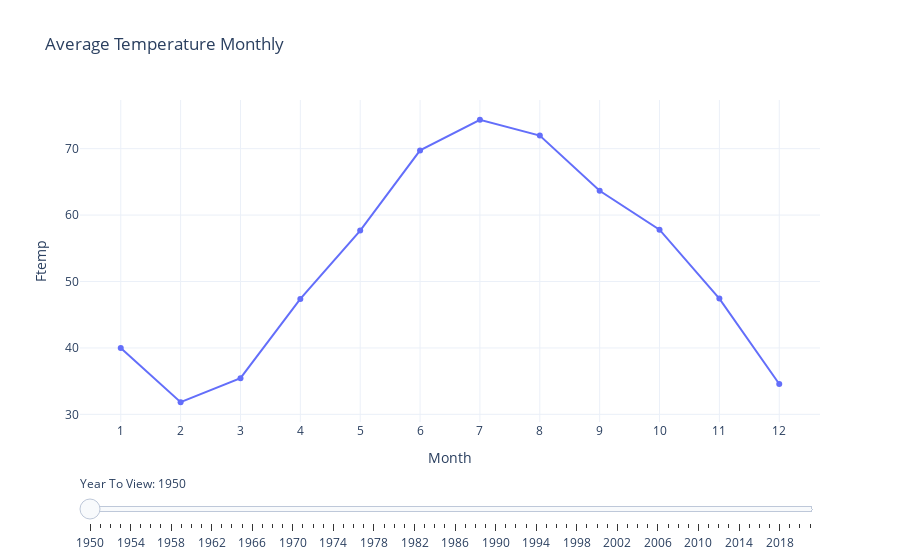

Write notebook code for a chart like this one.
### Code cell
all_years_data = {}
for year in range(weather_df.index.year.min(), weather_df.index.year.max() + 1):
    year_df = weather_df[weather_df.index.year == year]
    month_avg_temp = year_df['Ftemp'].resample('M').mean()
    all_years_data[year] = month_avg_temp

fig = go.Figure()

initial_year = weather_df.index.year.min()
initial_data = all_years_data[initial_year]

fig.add_trace(go.Scatter(x=initial_data.index.month, y=initial_data.values, mode='lines+markers', name='Average Month Temp'))

sliders = [{
    'steps': [],
    'currentvalue': {'prefix': 'Year To View: '},
    'pad': {'t': 50}
}]

for year, data in all_years_data.items():
    step = {
        'method': 'update',
        'args': [{'x': [data.index.month], 'y': [data.values]}],
        'label': str(year)
    }
    sliders[0]['steps'].append(step)

fig.update_layout(
    sliders=sliders,
    title='Average Temperature Monthly',
    xaxis=dict(title='Month', tickmode='array', tickvals=list(range(1, 13))),
    yaxis=dict(title='Ftemp'),
    template='plotly_white'
)

fig.show()

fig.write_html("avg_temp_year.html")

### Figure 1 — Plotly figure (JSON) as saved in the notebook; plotly's stock layout.template omitted (floating-point values rounded to 4 significant figures)
{"data": [{"mode": "lines+markers", "name": "Average Month Temp", "type": "scatter", "x": [1, 2, 3, 4, 5, 6, 7, 8, 9, 10, 11, 12], "y": [39.99, 31.84, 35.44, 47.38, 57.67, 69.74, 74.34, 71.97, 63.67, 57.8, 47.42, 34.57]}], "layout": {"sliders": [{"currentvalue": {"prefix": "Year To View: "}, "pad": {"t": 50}, "steps": [{"args": [{"x": [[1, 2, 3, 4, 5, 6, 7, 8, 9, 10, 11, 12]], "y": [[39.99, 31.84, 35.44, 47.38, 57.67, 69.74, 74.34, 71.97, 63.67, 57.8, 47.42, 34.57]]}], "label": "1950", "method": "update"}, {"args": [{"x": [[1, 2, 3, 4, 5, 6, 7, 8, 9, 10, 11, 12]], "y": [[34.43, 34.1, 40.91, 51.68, 62.06, 68.91, 75.5, 73.42, 67.13, 57.61, 42.1, 36.58]]}], "label": "1951", "method": "update"}, {"args": [{"x": [[1, 2, 3, 4, 5, 6, 7, 8, 9, 10, 11, 12]], "y": [[35.16, 34.73, 38.72, 53.22, 59.71, 72.67, 78.48, 73.75, 67.75, 53.43, 46.69, 37.64]]}], "label": "1952", "method": "update"}, {"args": [{"x": [[1, 2, 3, 4, 5, 6, 7, 8, 9, 10, 11, 12]], "y": [[35.73, 37.64, 41.85, 50.97, 61.75, 71.87, 76.17, 73.64, 68.03, 57.71, 47.33, 39.69]]}], "label": "1953", "method": "update"}, {"args": [{"x": [[1, 2, 3, 4, 5, 6, 7, 8, 9, 10, 11, 12]], "y": [[28.35, 37.28, 40.68, 52.13, 58.81, 70.42, 74.76, 72.05, 66.1, 60.05, 44.85, 35.13]]}], "label": "1954", "method": "update"}, {"args": [{"x": [[1, 2, 3, 4, 5, 6, 7, 8, 9, 10, 11, 12]], "y": [[30.08, 32.6, 40.45, 51.49, 63.67, 68.48, 79.26, 76.97, 66.97, 58.88, 43.54, 29.26]]}], "label": "1955", "method": "update"}, {"args": [{"x": [[1, 2, 3, 4, 5, 6, 7, 8, 9, 10, 11, 12]], "y": [[32.03, 35.27, 35.81, 46.88, 57.89, 71.41, 72.91, 73.29, 63.87, 56.5, 46.38, 39.47]]}], "label": "1956", "method": "update"}, {"args": [{"x": [[1, 2, 3, 4, 5, 6, 7, 8, 9, 10, 11, 12]], "y": [[27.18, 35.02, 40.59, 51.42, 61.85, 73.62, 75.68, 72.03, 68.34, 54.73, 47.89, 39.15]]}], "label": "1957", "method": "update"}, {"args": [{"x": [[1, 2, 3, 4, 5, 6, 7, 8, 9, 10, 11, 12]], "y": [[30.05, 26.51, 38.89, 51.72, 58.81, 66.26, 76.07, 73.54, 66.23, 54.2, 46.71, 28.61]]}], "label": "1958", "method": "update"}, {"args": [{"x": [[1, 2, 3, 4, 5, 6, 7, 8, 9, 10, 11, 12]], "y": [[29.77, 30.56, 38.44, 51.9, 64.47, 70.49, 75.52, 75.81, 69.41, 58.73, 45.36, 36.65]]}], "label": "1959", "method": "update"}, {"args": [{"x": [[1, 2, 3, 4, 5, 6, 7, 8, 9, 10, 11, 12]], "y": [[31.87, 35.46, 30.36, 52.13, 60.63, 70.77, 73.49, 73.24, 66.26, 55.69, 46.91, 26.91]]}], "label": "1960", "method": "update"}, {"args": [{"x": [[1, 2, 3, 4, 5, 6, 7, 8, 9, 10, 11, 12]], "y": [[22.41, 31.31, 38.93, 46.85, 58.21, 70.21, 75.35, 73.42, 72.0, 57.05, 46.58, 33.0]]}], "label": "1961", "method": "update"}, {"args": [{"x": [[1, 2, 3, 4, 5, 6, 7, 8, 9, 10, 11, 12]], "y": [[29.46, 28.28, 38.0, 51.1, 61.69, 71.5, 72.43, 71.71, 63.8, 55.66, 41.83, 29.85]]}], "label": "1962", "method": "update"}, {"args": [{"x": [[1, 2, 3, 4, 5, 6, 7, 8, 9, 10, 11, 12]], "y": [[27.18, 25.24, 39.47, 51.03, 60.02, 70.54, 75.53, 72.02, 62.59, 58.22, 49.11, 28.73]]}], "label": "1963", "method": "update"}, {"args": [{"x": [[1, 2, 3, 4, 5, 6, 7, 8, 9, 10, 11, 12]], "y": [[30.33, 29.21, 40.14, 47.93, 63.45, 69.74, 75.36, 71.07, 66.7, 53.31, 47.92, 35.5]]}], "label": "1964", "method": "update"}, {"args": [{"x": [[1, 2, 3, 4, 5, 6, 7, 8, 9, 10, 11, 12]], "y": [[26.2, 29.52, 36.61, 47.27, 64.53, 69.84, 73.83, 72.99, 67.35, 54.05, 44.54, 36.66]]}], "label": "1965", "method": "update"}, {"args": [{"x": [[1, 2, 3, 4, 5, 6, 7, 8, 9, 10, 11, 12]], "y": [[29.51, 30.08, 40.38, 47.34, 57.83, 71.83, 77.5, 74.75, 65.36, 53.89, 47.66, 34.33]]}], "label": "1966", "method": "update"}, {"args": [{"x": [[1, 2, 3, 4, 5, 6, 7, 8, 9, 10, 11, 12]], "y": [[34.51, 27.09, 34.15, 47.95, 54.28, 70.51, 74.27, 72.7, 65.0, 55.72, 41.75, 36.9]]}], "label": "1967", "method": "update"}, {"args": [{"x": [[1, 2, 3, 4, 5, 6, 7, 8, 9, 10, 11, 12]], "y": [[24.67, 27.88, 40.18, 53.25, 58.59, 69.19, 76.78, 75.17, 68.32, 58.06, 45.22, 32.15]]}], "label": "1968", "method": "update"}, {"args": [{"x": [[1, 2, 3, 4, 5, 6, 7, 8, 9, 10, 11, 12]], "y": [[29.58, 30.24, 36.53, 53.22, 62.92, 71.01, 73.32, 75.01, 66.94, 55.81, 45.27, 32.79]]}], "label": "1969", "method": "update"}, {"args": [{"x": [[1, 2, 3, 4, 5, 6, 7, 8, 9, 10, 11, 12]], "y": [[22.64, 31.0, 36.62, 49.45, 62.01, 69.69, 75.41, 75.82, 69.2, 58.22, 47.86, 33.95]]}], "label": "1970", "method": "update"}, {"args": [{"x": [[1, 2, 3, 4, 5, 6, 7, 8, 9, 10, 11, 12]], "y": [[24.95, 32.28, 38.59, 48.56, 59.08, 71.51, 75.89, 74.47, 70.01, 61.18, 45.2, 39.65]]}], "label": "1971", "method": "update"}, {"args": [{"x": [[1, 2, 3, 4, 5, 6, 7, 8, 9, 10, 11, 12]], "y": [[33.97, 29.59, 38.71, 47.26, 60.9, 67.42, 76.11, 73.59, 67.72, 52.49, 43.92, 37.98]]}], "label": "1972", "method": "update"}, {"args": [{"x": [[1, 2, 3, 4, 5, 6, 7, 8, 9, 10, 11, 12]], "y": [[33.75, 31.11, 44.04, 51.89, 58.11, 72.08, 76.21, 75.99, 67.54, 57.56, 46.59, 38.64]]}], "label": "1973", "method": "update"}, {"args": [{"x": [[1, 2, 3, 4, 5, 6, 7, 8, 9, 10, 11, 12]], "y": [[32.55, 30.65, 41.24, 53.31, 60.41, 68.12, 75.71, 74.85, 66.44, 52.23, 46.59, 38.87]]}], "label": "1974", "method": "update"}, {"args": [{"x": [[1, 2, 3, 4, 5, 6, 7, 8, 9, 10, 11, 12]], "y": [[36.66, 34.21, 39.19, 46.5, 63.7, 70.4, 76.16, 74.69, 64.21, 59.21, 51.34, 35.71]]}], "label": "1975", "method": "update"}, {"args": [{"x": [[1, 2, 3, 4, 5, 6, 7, 8, 9, 10, 11, 12]], "y": [[26.99, 36.79, 43.51, 53.66, 60.4, 72.67, 73.61, 73.3, 65.61, 52.41, 40.23, 29.11]]}], "label": "1976", "method": "update"}, {"args": [{"x": [[1, 2, 3, 4, 5, 6, 7, 8, 9, 10, 11, 12]], "y": [[21.63, 31.05, 43.86, 52.39, 64.22, 68.69, 76.46, 74.43, 67.26, 54.03, 47.25, 33.35]]}], "label": "1977", "method": "update"}, {"args": [{"x": [[1, 2, 3, 4, 5, 6, 7, 8, 9, 10, 11, 12]], "y": [[27.08, 24.05, 36.01, 49.55, 58.97, 70.49, 73.5, 74.9, 64.49, 54.45, 46.48, 36.34]]}], "label": "1978", "method": "update"}, {"args": [{"x": [[1, 2, 3, 4, 5, 6, 7, 8, 9, 10, 11, 12]], "y": [[31.5, 21.59, 42.81, 50.15, 63.19, 68.65, 74.48, 73.59, 67.63, 54.76, 49.52, 37.88]]}], "label": "1979", "method": "update"}, {"args": [{"x": [[1, 2, 3, 4, 5, 6, 7, 8, 9, 10, 11, 12]], "y": [[31.68, 27.61, 37.58, 51.74, 63.66, 68.85, 77.37, 76.72, 69.62, 54.11, 42.65, 30.76]]}], "label": "1980", "method": "update"}, {"args": [{"x": [[1, 2, 3, 4, 5, 6, 7, 8, 9, 10, 11, 12]], "y": [[22.88, 36.11, 39.19, 53.82, 62.13, 72.08, 76.92, 73.63, 65.82, 52.72, 46.04, 33.75]]}], "label": "1981", "method": "update"}, {"args": [{"x": [[1, 2, 3, 4, 5, 6, 7, 8, 9, 10, 11, 12]], "y": [[23.14, 32.79, 38.99, 48.62, 62.67, 67.37, 76.18, 71.91, 66.03, 55.93, 48.23, 41.18]]}], "label": "1982", "method": "update"}, {"args": [{"x": [[1, 2, 3, 4, 5, 6, 7, 8, 9, 10, 11, 12]], "y": [[33.22, 33.08, 42.26, 39.88, 59.88, 72.16, 78.44, 75.92, 69.07, 56.52, 46.56, 33.77]]}], "label": "1983", "method": "update"}, {"args": [{"x": [[1, 2, 3, 4, 5, 6, 7, 8, 9, 10, 11, 12]], "y": [[26.21, 37.42, 34.86, 49.3, 60.48, 72.62, 74.73, 75.32, 64.52, 59.41, 45.5, 40.76]]}], "label": "1984", "method": "update"}, {"args": [{"x": [[1, 2, 3, 4, 5, 6, 7, 8, 9, 10, 11, 12]], "y": [[27.18, 32.06, 43.08, 52.78, 64.49, 67.99, 75.37, 73.99, 68.24, 57.7, 48.76, 33.29]]}], "label": "1985", "method": "update"}, {"args": [{"x": [[1, 2, 3, 4, 5, 6, 7, 8, 9, 10, 11, 12]], "y": [[30.79, 29.41, 41.16, 51.15, 63.73, 71.38, 75.44, 72.76, 66.13, 57.24, 44.37, 37.81]]}], "label": "1986", "method": "update"}, {"args": [{"x": [[1, 2, 3, 4, 5, 6, 7, 8, 9, 10, 11, 12]], "y": [[30.66, 30.48, 41.8, 51.59, 61.1, 72.16, 77.13, 73.14, 66.64, 52.59, 46.09, 38.06]]}], "label": "1987", "method": "update"}, {"args": [{"x": [[1, 2, 3, 4, 5, 6, 7, 8, 9, 10, 11, 12]], "y": [[25.93, 32.9, 41.23, 49.24, 60.78, 70.82, 77.55, 77.52, 65.77, 51.68, 47.49, 34.52]]}], "label": "1988", "method": "update"}, {"args": [{"x": [[1, 2, 3, 4, 5, 6, 7, 8, 9, 10, 11, 12]], "y": [[34.47, 32.75, 39.23, 49.94, 61.52, 72.78, 75.34, 73.93, 68.06, 56.63, 45.35, 24.37]]}], "label": "1989", "method": "update"}, {"args": [{"x": [[1, 2, 3, 4, 5, 6, 7, 8, 9, 10, 11, 12]], "y": [[37.32, 38.8, 42.4, 51.11, 59.56, 71.02, 75.97, 74.6, 66.1, 60.47, 47.67, 40.98]]}], "label": "1990", "method": "update"}, {"args": [{"x": [[1, 2, 3, 4, 5, 6, 7, 8, 9, 10, 11, 12]], "y": [[32.7, 36.52, 43.02, 52.87, 66.75, 72.88, 76.11, 75.84, 66.9, 56.8, 46.4, 38.57]]}], "label": "1991", "method": "update"}, {"args": [{"x": [[1, 2, 3, 4, 5, 6, 7, 8, 9, 10, 11, 12]], "y": [[33.36, 33.84, 37.47, 48.03, 59.37, 69.29, 74.03, 71.94, 66.96, 53.19, 45.65, 36.84]]}], "label": "1992", "method": "update"}, {"args": [{"x": [[1, 2, 3, 4, 5, 6, 7, 8, 9, 10, 11, 12]], "y": [[36.06, 28.44, 36.31, 50.99, 63.97, 71.43, 78.1, 74.93, 67.16, 55.08, 47.04, 36.45]]}], "label": "1993", "method": "update"}, {"args": [{"x": [[1, 2, 3, 4, 5, 6, 7, 8, 9, 10, 11, 12]], "y": [[24.48, 27.85, 38.53, 54.2, 60.58, 73.69, 78.81, 73.03, 66.89, 55.89, 50.59, 40.4]]}], "label": "1994", "method": "update"}, {"args": [{"x": [[1, 2, 3, 4, 5, 6, 7, 8, 9, 10, 11, 12]], "y": [[37.02, 29.24, 42.5, 50.16, 60.81, 70.62, 77.77, 76.56, 67.05, 60.78, 43.71, 31.09]]}], "label": "1995", "method": "update"}, {"args": [{"x": [[1, 2, 3, 4, 5, 6, 7, 8, 9, 10, 11, 12]], "y": [[30.09, 31.77, 36.61, 50.46, 59.33, 70.81, 72.87, 73.25, 67.77, 56.05, 42.15, 40.11]]}], "label": "1996", "method": "update"}, {"args": [{"x": [[1, 2, 3, 4, 5, 6, 7, 8, 9, 10, 11, 12]], "y": [[31.0, 38.33, 41.32, 49.78, 58.13, 69.7, 75.77, 72.59, 66.71, 55.79, 43.82, 36.78]]}], "label": "1997", "method": "update"}, {"args": [{"x": [[1, 2, 3, 4, 5, 6, 7, 8, 9, 10, 11, 12]], "y": [[38.94, 39.34, 42.79, 52.51, 63.1, 69.16, 76.17, 75.59, 69.74, 56.98, 46.63, 41.25]]}], "label": "1998", "method": "update"}, {"args": [{"x": [[1, 2, 3, 4, 5, 6, 7, 8, 9, 10, 11, 12]], "y": [[32.42, 35.65, 40.38, 51.4, 61.35, 72.31, 79.23, 74.55, 68.09, 55.14, 49.22, 38.56]]}], "label": "1999", "method": "update"}, {"args": [{"x": [[1, 2, 3, 4, 5, 6, 7, 8, 9, 10, 11, 12]], "y": [[29.61, 34.18, 45.2, 49.86, 61.81, 70.56, 72.64, 72.4, 65.82, 55.54, 44.42, 30.54]]}], "label": "2000", "method": "update"}, {"args": [{"x": [[1, 2, 3, 4, 5, 6, 7, 8, 9, 10, 11, 12]], "y": [[29.2, 33.81, 38.21, 51.72, 62.39, 72.83, 73.47, 77.43, 66.86, 56.63, 50.39, 43.23]]}], "label": "2001", "method": "update"}, {"args": [{"x": [[1, 2, 3, 4, 5, 6, 7, 8, 9, 10, 11, 12]], "y": [[36.76, 38.42, 42.57, 54.12, 59.38, 71.57, 78.37, 76.95, 69.25, 55.79, 44.7, 34.2]]}], "label": "2002", "method": "update"}, {"args": [{"x": [[1, 2, 3, 4, 5, 6, 7, 8, 9, 10, 11, 12]], "y": [[26.57, 27.47, 38.86, 47.79, 58.11, 68.12, 76.59, 76.33, 68.1, 54.37, 48.79, 36.47]]}], "label": "2003", "method": "update"}, {"args": [{"x": [[1, 2, 3, 4, 5, 6, 7, 8, 9, 10, 11, 12]], "y": [[23.93, 32.09, 41.43, 51.82, 64.89, 70.63, 74.41, 73.61, 68.59, 55.28, 47.33, 36.84]]}], "label": "2004", "method": "update"}, {"args": [{"x": [[1, 2, 3, 4, 5, 6, 7, 8, 9, 10, 11, 12]], "y": [[29.26, 32.47, 36.28, 52.74, 58.01, 73.12, 76.88, 77.9, 71.82, 57.38, 48.31, 33.38]]}], "label": "2005", "method": "update"}, {"args": [{"x": [[1, 2, 3, 4, 5, 6, 7, 8, 9, 10, 11, 12]], "y": [[38.19, 33.82, 40.45, 53.51, 61.51, 70.91, 78.58, 75.65, 65.85, 55.69, 50.42, 42.85]]}], "label": "2006", "method": "update"}, {"args": [{"x": [[1, 2, 3, 4, 5, 6, 7, 8, 9, 10, 11, 12]], "y": [[36.92, 26.79, 38.97, 48.45, 64.3, 71.61, 75.06, 74.35, 69.16, 62.52, 45.15, 35.87]]}], "label": "2007", "method": "update"}, {"args": [{"x": [[1, 2, 3, 4, 5, 6, 7, 8, 9, 10, 11, 12]], "y": [[34.5, 34.73, 41.1, 53.34, 59.28, 74.11, 77.93, 72.73, 68.52, 54.59, 45.05, 37.1]]}], "label": "2008", "method": "update"}, {"args": [{"x": [[1, 2, 3, 4, 5, 6, 7, 8, 9, 10, 11, 12]], "y": [[27.34, 33.95, 39.77, 52.78, 62.14, 67.72, 73.33, 75.97, 65.92, 54.49, 50.26, 35.45]]}], "label": "2009", "method": "update"}, {"args": [{"x": [[1, 2, 3, 4, 5, 6, 7, 8, 9, 10, 11, 12]], "y": [[30.56, 31.37, 46.03, 56.14, 64.52, 75.3, 80.36, 76.12, 70.04, 57.7, 46.56, 32.12]]}], "label": "2010", "method": "update"}, {"args": [{"x": [[1, 2, 3, 4, 5, 6, 7, 8, 9, 10, 11, 12]], "y": [[27.87, 32.97, 41.32, 52.64, 63.96, 72.76, 79.5, 74.91, 69.66, 57.01, 49.88, 42.37]]}], "label": "2011", "method": "update"}, {"args": [{"x": [[1, 2, 3, 4, 5, 6, 7, 8, 9, 10, 11, 12]], "y": [[35.86, 39.32, 48.56, 54.13, 64.78, 70.95, 78.56, 76.01, 68.22, 58.23, 42.81, 40.94]]}], "label": "2012", "method": "update"}, {"args": [{"x": [[1, 2, 3, 4, 5, 6, 7, 8, 9, 10, 11, 12]], "y": [[34.59, 32.47, 39.15, 51.19, 61.37, 71.86, 79.25, 72.63, 65.42, 57.52, 43.77, 36.05]]}], "label": "2013", "method": "update"}, {"args": [{"x": [[1, 2, 3, 4, 5, 6, 7, 8, 9, 10, 11, 12]], "y": [[26.2, 27.99, 34.94, 50.2, 62.3, 71.46, 75.43, 72.34, 67.46, 58.27, 43.59, 39.55]]}], "label": "2014", "method": "update"}, {"args": [{"x": [[1, 2, 3, 4, 5, 6, 7, 8, 9, 10, 11, 12]], "y": [[28.12, 20.7, 34.7, 51.7, 65.82, 70.85, 76.83, 76.41, 71.52, 55.76, 51.33, 48.53]]}], "label": "2015", "method": "update"}, {"args": [{"x": [[1, 2, 3, 4, 5, 6, 7, 8, 9, 10, 11, 12]], "y": [[32.94, 36.19, 46.39, 51.66, 60.98, 71.79, 78.21, 78.2, 70.66, 57.51, 48.04, 37.09]]}], "label": "2016", "method": "update"}, {"args": [{"x": [[1, 2, 3, 4, 5, 6, 7, 8, 9, 10, 11, 12]], "y": [[36.5, 38.91, 38.6, 55.03, 60.71, 72.01, 76.66, 73.63, 69.16, 62.61, 46.09, 34.63]]}], "label": "2017", "method": "update"}, {"args": [{"x": [[1, 2, 3, 4, 5, 6, 7, 8, 9, 10, 11, 12]], "y": [[29.5, 39.14, 39.21, 47.83, 65.06, 71.09, 77.6, 78.16, 70.39, 57.26, 44.18, 38.83]]}], "label": "2018", "method": "update"}, {"args": [{"x": [[1, 2, 3, 4, 5, 6, 7, 8, 9, 10, 11, 12]], "y": [[32.27, 34.03, 40.0, 53.93, 61.67, 71.79, 79.5, 74.99, 68.93, 59.11, 43.05, 37.01]]}], "label": "2019", "method": "update"}, {"args": [{"x": [[1, 2, 3, 4, 5, 6, 7, 8, 9, 10, 11, 12]], "y": [[37.72, 38.38, 45.81, 49.37, 59.55, 72.55, 79.3, 76.34, 67.87, 57.98, 50.06, 38.15]]}], "label": "2020", "method": "update"}, {"args": [{"x": [[1, 2, 3, 4, 5, 6, 7, 8, 9, 10, 11, 12]], "y": [[33.88, 31.96, 43.23, 53.02, 61.73, 73.08, 76.46, 76.81, 70.57, 61.97, 45.97, 42.49]]}], "label": "2021", "method": "update"}]}], "title": {"text": "Average Temperature Monthly"}, "xaxis": {"tickmode": "array", "tickvals": [1, 2, 3, 4, 5, 6, 7, 8, 9, 10, 11, 12], "title": {"text": "Month"}}, "yaxis": {"title": {"text": "Ftemp"}}}}
